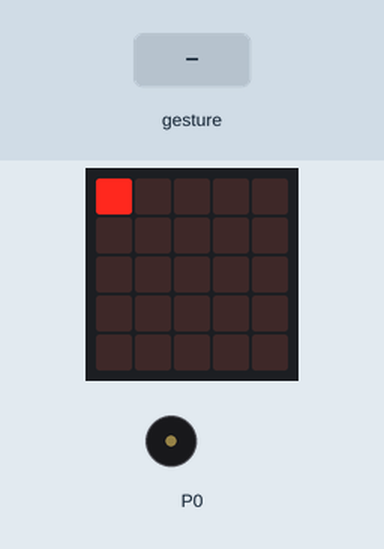
A program run on a simulated BBC micro:bit (MakeCode). Parts: the board's 5×5 LED display, buzzer (waves = sounding). Inputs (shaded band) come from the test bench. Random numbers come from a fixed seed; a tilt is held for 1.5 s and a shake lasts 1 s, then the board lies face up again.

Above: at 1.1 s.
2.4 s: gesture 'shake'
At 4.7 s:
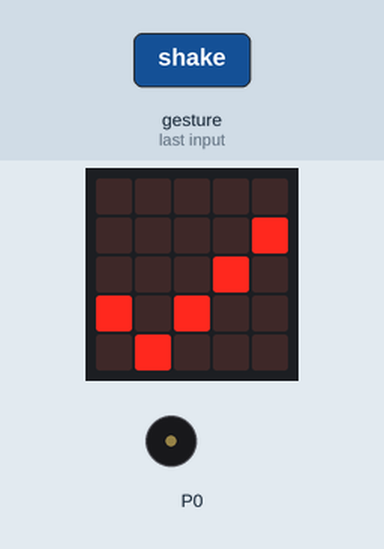
At 7.0 s:
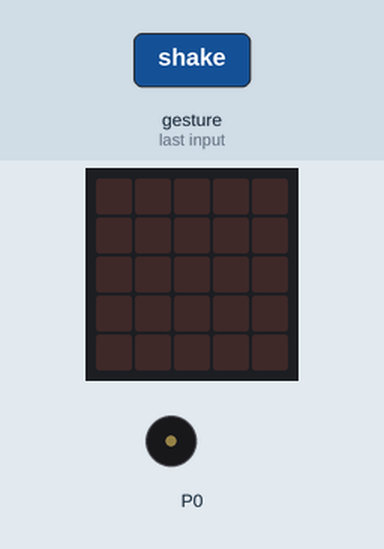
Timing chart, 0 to 8.5 s (numbered marks = the images above; inputs shaded):
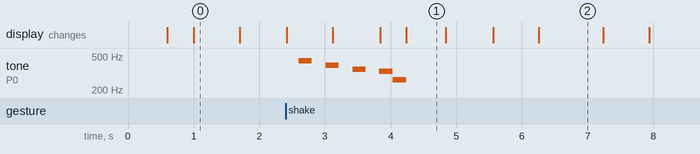

The program:

main.ts
```typescript
input.onGesture(Gesture.Shake, function () {
    music.play(music.stringPlayable("A - G - F - E C ", 300), music.PlaybackMode.UntilDone)
    ano_ne = randint(0, 100)
    if (ano_ne < 40) {
        basic.showIcon(IconNames.Yes)
    } else if (ano_ne < 80) {
        basic.showIcon(IconNames.No)
    } else {
        basic.showLeds(`
            . # # . .
            # . . # .
            . . # . .
            . . . . .
            . . # . .
            `)
    }
    basic.pause(2000)
    basic.showLeds(`
        . . . . .
        . . . . .
        . . . . .
        . . . . .
        . . . . .
        `)
})
let ano_ne = 0
basic.showIcon(IconNames.Happy)
basic.showLeds(`
    . . . . .
    . . . . .
    . . . . .
    . . . . .
    . . . . .
    `)
basic.forever(function () {
    basic.showLeds(`
        # . . . .
        . . . . .
        . . . . .
        . . . . .
        . . . . .
        `)
    basic.pause(300)
    basic.showLeds(`
        . . . . .
        . . . . .
        . . . . .
        . . . . .
        . . . . .
        `)
    basic.pause(300)
})
```

test.ts
```typescript
// Tady jsou testy. Při použití tohoto balíčku jako rozšíření nebude zkompilováno.
```

Measured:
- after the input at 2.4 s, tone on P0: plays 440 Hz for 0.20 s, 392 Hz for 0.20 s, 349 Hz for 0.20 s, 330 Hz for 0.21 s, 262 Hz for 0.20 s, starting after 0.20 s
- what the display in image 0 shows lasts 0.7 s, from 1.0 s to 1.7 s
- what the display in image 1 shows lasts 0.6 s, from 4.2 s to 4.8 s
- what the display in image 2 shows lasts 0.9 s, from 6.3 s to 7.2 s
